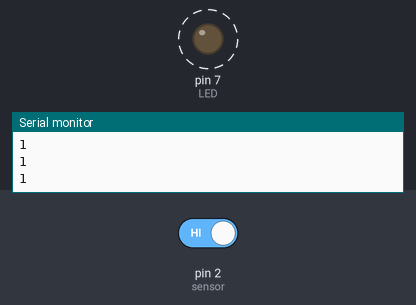
Bench run of a sketch on a simulated Arduino Uno, built with avr-gcc and run on an emulated ATmega328P. Shown: output pins drawn as LEDs (lit = HIGH), the last lines printed to the serial monitor. Dashed ring = blinking. The test bench sets the inputs (shaded band); at power-on: pin 2 (sensor) HIGH.

Above: at 1.2 s.
1.3 s: pin 2 (sensor) driven LOW
At 1.3 s:
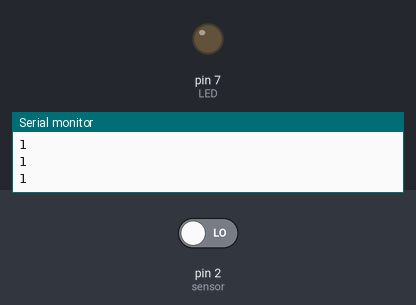
2.8 s: pin 2 (sensor) driven HIGH
At 3.01 s:
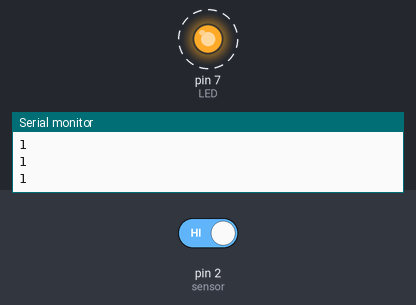
Timing chart, 0 to 11.8 s (numbered marks = the images above; inputs shaded):
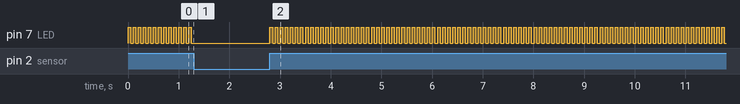

Measured:
- after the input at 1.3 s, pin 7 (LED): stops changing and stays LOW
- after the input at 2.8 s, pin 7 (LED): alternates HIGH for 0.05 s and LOW for 0.05 s, starting at once
- by itself, pin 7 (LED): alternates HIGH for 0.05 s and LOW for 0.05 s

The sketch:

proximity_sensor.ino
```cpp
 /* Created by Mwiza Chiwale
 *  Noise maker Alert
 *  Makes buzzing sound when noice exceeds a certain level in a room
 *
 *  Circuit
 *  - LED attached to pin 4 to ground through a 220 ohm resistor
 *  - Buzzer attached to pin 2 to ground.
 *  - Sound sensor attached to pin A0
 *
 *  Created By Mwiza Chomba Chiwale
 *  Date: 13/01/2023 Friday
 *
 */
int sensor = 2;
int LED = 7;
int val = 0;
int tracker = 0;
void setup(){
  Serial.begin(9600);
  pinMode(sensor, INPUT_PULLUP);
  pinMode(LED, OUTPUT);

}

void loop(){
  val =  digitalRead(sensor);
  if(val == 1){
    if(tracker == 0){
      digitalWrite(LED, HIGH);
      tracker = 1;
      delay(50);

    } else{
      digitalWrite(LED, LOW);
      tracker = 0;
      delay(50);
    }

    }
  Serial.println(val);
//  delay(100);
//delay(50);
}
```
